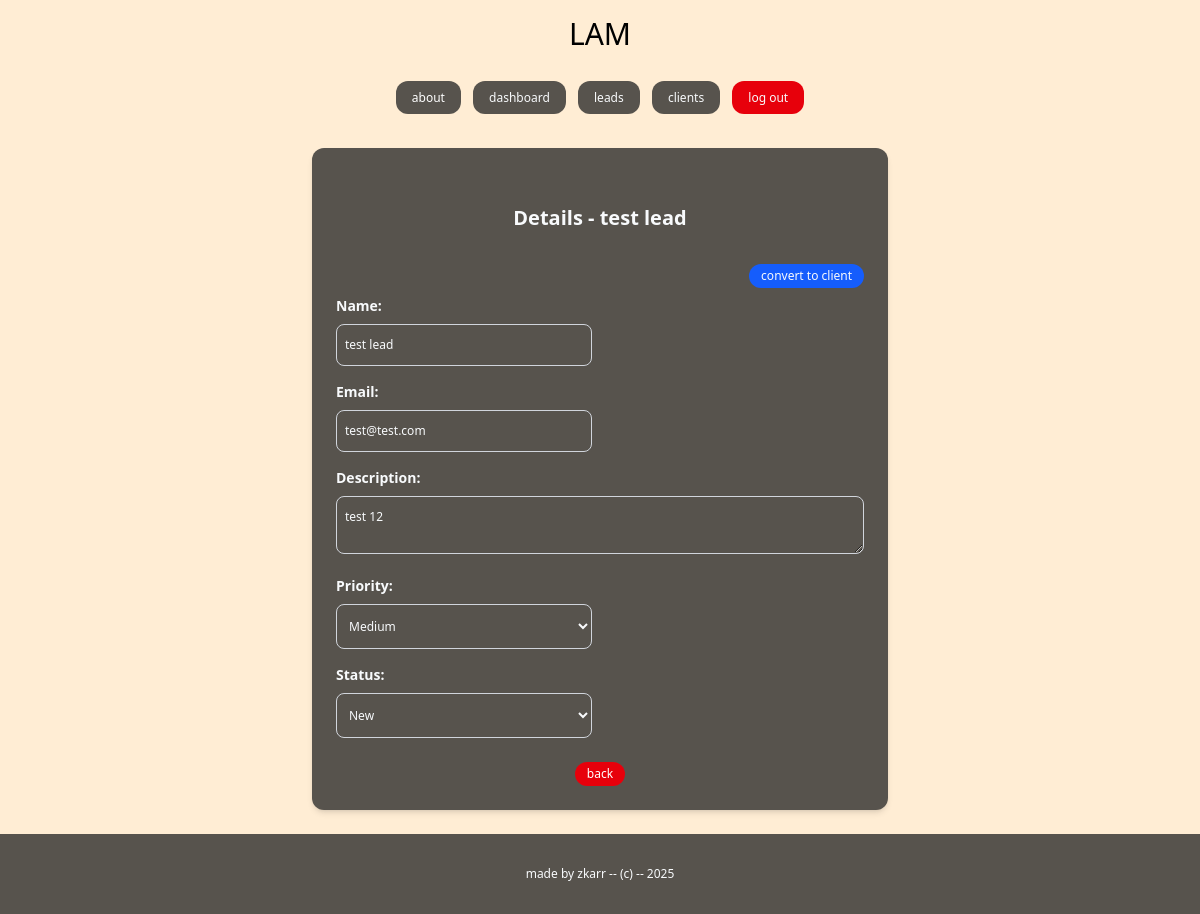
The page /dashboard/leads/14/ (signed in) on the database its author committed.
### lead/models.py (models this page shows, shortened)
class Lead(models.Model):
    LOW = 'low'
    MEDIUM = 'medium'
    HIGH = 'high'
    CHOICES_PRIORITY = (
        (LOW, 'Low'),
        (MEDIUM, 'Medium'),
        (HIGH, 'High')
    )
    NEW = 'new'
    CONTACTED = 'contacted'
    WON = 'won'
    LOST = 'lost'
    CHOICES_STATUS = (
        (NEW, 'New'),
        (CONTACTED, 'Contacted'),
        (WON, 'Won'),
        (LOST, 'Lost')
    )
    name = models.CharField(max_length=255)
    email = models.EmailField()
    description = models.TextField(blank=True, null=True)
    priority = models.CharField(max_length=10, choices=CHOICES_PRIORITY, default=MEDIUM)
    created_by = models.ForeignKey(User, related_name ='leads', on_delete=models.CASCADE )
    created_at = models.DateTimeField(auto_now_add=True)
    modified_at = models.DateTimeField(auto_now=True)
    status = models.CharField(max_length=20, choices=CHOICES_STATUS, default='new')
    convert_to_client = models.BooleanField(default=False)

### lead/views.py (the view)
# urls.py: path('<int:pk>/', views.lead_detail, name='lead_detail'),
@login_required
def lead_detail(request, pk):
    lead = get_object_or_404(Lead, created_by=request.user, pk=pk)
    return render(request, 'lead/leads_detail.html',{
        'lead' : lead
    })

### lead/templates/lead/leads_detail.html (shortened to what this page needs)
{% extends 'core/base.html' %}
{% block content %}
<div class="py-6 px-6 bg-orange-100 flex justify-center">
    <form method="post" class="w-full max-w-xl bg-stone-600 p-6 rounded-xl shadow-md">
        <h1 class="text-xl text-center text-slate-50 font-bold mt-8 mb-8">Details - {{ lead.name }}</h1>
        <div class="flex justify-end mb-2">
            <a href="{% url 'leads_convert' lead.id %}" class="py-1 px-3 rounded-xl bg-blue-600 text-slate-50 text-xs hover:bg-blue-800 transition">convert to client</a>
        </div>
        <div class="mb-4">
            <label for="name" class="block text-sm font-bold text-slate-50 mb-2">Name:</label>
            <input type="text" id="name" name="name" value="{{ lead.name }}" class="text-xs text-slate-50 w-3xs border border-gray-300 rounded-lg py-3 px-2 focus:outline-none focus:ring-2 focus:ring-orange-400">
        </div>
        <div class="mb-4">
            <label for="email" class="block text-sm font-bold text-slate-50 mb-2">Email:</label>
            <input type="email" id="email" name="email" value="{{ lead.email }}" class="text-xs text-slate-50 w-3xs border border-gray-300 rounded-lg py-3 px-2 focus:outline-none focus:ring-2 focus:ring-orange-400">
        </div>
        <div class="mb-4">
            <label for="description" class="block text-sm font-bold text-slate-50 mb-2">Description:</label>
            <textarea id="description" name="description" class="text-xs text-slate-50 w-full border border-gray-300 rounded-lg py-3 px-2 focus:outline-none focus:ring-2 focus:ring-orange-400">{{ lead.description }}</textarea>
        </div>
        <div class="mb-4">
            <label for="priority" class="block text-sm font-bold text-slate-50 mb-2">Priority:</label>
            <select id="priority" name="priority" class="text-xs text-slate-50 w-3xs border border-gray-300 rounded-lg py-3 px-2 focus:outline-none focus:ring-2 focus:ring-orange-400">
                <option value="medium" {% if lead.priority == 'medium' %}selected{% endif %}>Medium</option>
            </select>
        </div>
        <div class="mb-6">
            <label for="status" class="block text-sm font-bold text-slate-50 mb-2">Status:</label>
            <select id="status" name="status" class="text-xs text-slate-50 w-3xs border border-gray-300 rounded-lg py-3 px-2 focus:outline-none focus:ring-2 focus:ring-orange-400">
                <option value="new" {% if lead.status == 'new' %}selected{% endif %}>New</option>
            </select>
        </div>
        <div class="flex justify-center space-x-2">
            <a href="{% url 'leads_list' %}" class="py-1 px-3 rounded-xl bg-red-600 text-white text-xs hover:bg-red-800 transition">back</a>
        </div>
    </form>
</div>
{% endblock %}

### rows shown on the page
Lead: name "test lead", email "test@test.com", description "test 12", priority "Medium", status "New"
